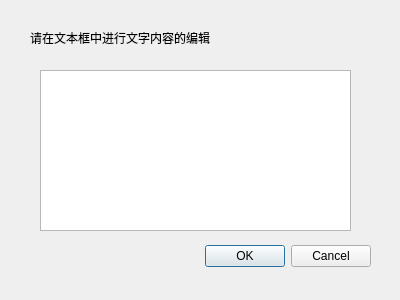
<?xml version="1.0" encoding="UTF-8"?>
<ui version="4.0">
 <class>doNewTextDialog</class>
 <widget class="QDialog" name="doNewTextDialog">
  <property name="geometry">
   <rect>
    <x>0</x>
    <y>0</y>
    <width>400</width>
    <height>300</height>
   </rect>
  </property>
  <property name="windowTitle">
   <string>Dialog</string>
  </property>
  <widget class="QDialogButtonBox" name="buttonBox">
   <property name="geometry">
    <rect>
     <x>30</x>
     <y>240</y>
     <width>341</width>
     <height>32</height>
    </rect>
   </property>
   <property name="orientation">
    <enum>Qt::Horizontal</enum>
   </property>
   <property name="standardButtons">
    <set>QDialogButtonBox::Cancel|QDialogButtonBox::Ok</set>
   </property>
  </widget>
  <widget class="QPlainTextEdit" name="plainTextEdit">
   <property name="geometry">
    <rect>
     <x>40</x>
     <y>70</y>
     <width>311</width>
     <height>161</height>
    </rect>
   </property>
  </widget>
  <widget class="QLabel" name="label">
   <property name="geometry">
    <rect>
     <x>30</x>
     <y>30</y>
     <width>231</width>
     <height>16</height>
    </rect>
   </property>
   <property name="text">
    <string>请在文本框中进行文字内容的编辑</string>
   </property>
  </widget>
 </widget>
 <resources/>
 <connections>
  <connection>
   <sender>buttonBox</sender>
   <signal>accepted()</signal>
   <receiver>doNewTextDialog</receiver>
   <slot>accept()</slot>
   <hints>
    <hint type="sourcelabel">
     <x>248</x>
     <y>254</y>
    </hint>
    <hint type="destinationlabel">
     <x>157</x>
     <y>274</y>
    </hint>
   </hints>
  </connection>
  <connection>
   <sender>buttonBox</sender>
   <signal>rejected()</signal>
   <receiver>doNewTextDialog</receiver>
   <slot>reject()</slot>
   <hints>
    <hint type="sourcelabel">
     <x>316</x>
     <y>260</y>
    </hint>
    <hint type="destinationlabel">
     <x>286</x>
     <y>274</y>
    </hint>
   </hints>
  </connection>
 </connections>
</ui>
